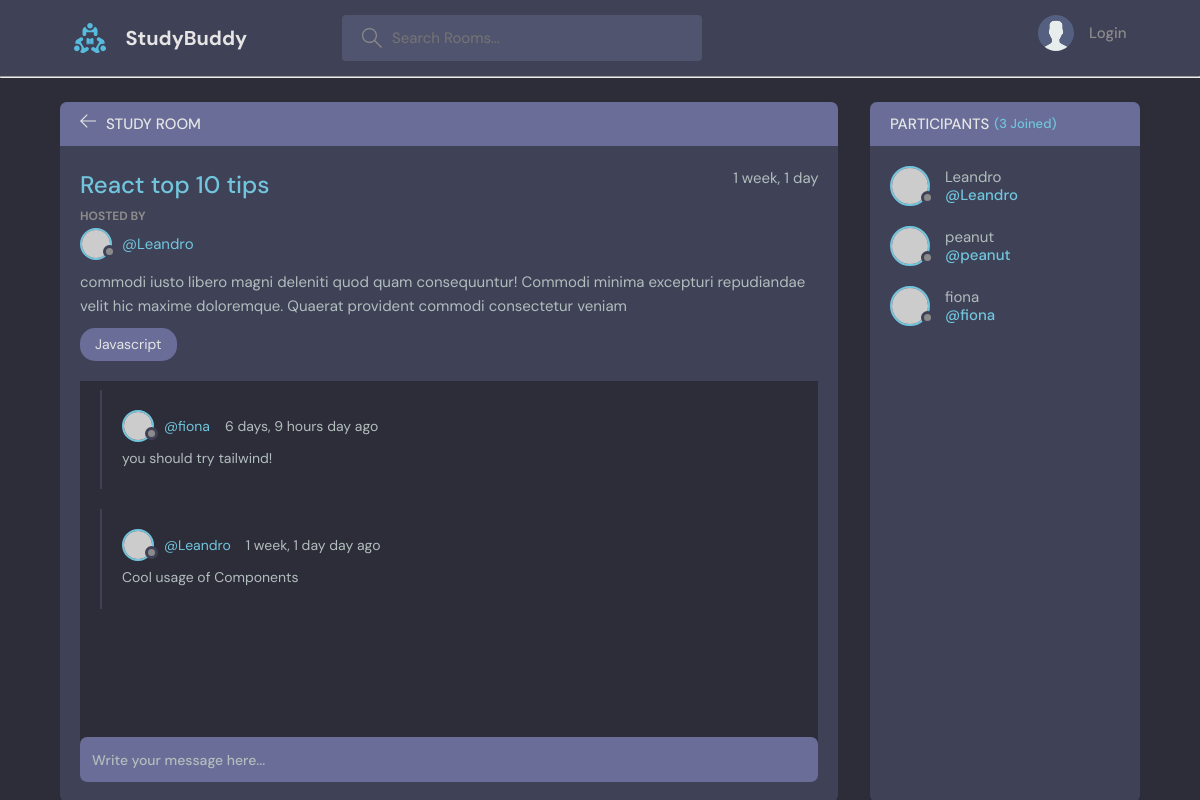
Page /room/2/ on the committed database.
### base/models.py (models this page shows, shortened)
class Room(models.Model):
    host = models.ForeignKey(User , on_delete=models.SET_NULL , null=True)
    topic = models.ForeignKey(Topic , on_delete=models.SET_NULL , null=True) # When the topic is deleted room will remain
    name = models.CharField(max_length=200)
    description = models.TextField(null=True ,blank=True, max_length=200) # Null meaning it can be blank
    participants = models.ManyToManyField(User , related_name="participants" , blank=True)
    updated = models.DateTimeField(auto_now=True) #Automatic DateTimeField | Everytime we save
    created = models.DateTimeField(auto_now_add=True) #When we first save
    class Meta:
        ordering = ['-updated', '-created'] # if with "-" it will be reversed

class Topic(models.Model):
    name = models.CharField(max_length=200)
    def __str__(self):
        return self.name

class Message(models.Model):
    user = models.ForeignKey(User , on_delete=models.CASCADE) # A message only has one user
    room = models.ForeignKey(Room , on_delete=models.CASCADE) # CASCADE Means if room is deleted the Message will also be deleted
    body = models.TextField(max_length=250)
    updated = models.DateTimeField(auto_now=True) #Automatic DateTimeField | Everytime we save
    created = models.DateTimeField(auto_now_add=True) #When we first save
    class Meta:
        ordering = ['-updated', '-created'] # if with "-" it will be reversed

### base/views.py (the view, shortened to what this page needs)
# urls.py: path('room/<str:pk>/' , views.room , name="room"),
def room(request , pk):
    room = Room.objects.get(id=pk)
    room_messages = room.message_set.all() # give all message to the room above
    participants = room.participants.all()
    context = {'room': room, 'room_messages': room_messages, 'participants': participants}
    return render(request , 'base/room.html' , context )

### base/templates/base/room.html (shortened to what this page needs)
{% extends 'main.html' %}
{% block content %}
<main class="profile-page layout layout--2">
  <div class="container">
    <div class="room">
      <div class="room__top">
        <div class="room__topLeft">
          <a href="{% url 'home' %}">
            <svg version="1.1" xmlns="http://www.w3.org/2000/svg" width="32" height="32" viewBox="0 0 32 32">
              <title>arrow-left</title>
              <path
                d="M13.723 2.286l-13.723 13.714 13.719 13.714 1.616-1.611-10.96-10.96h27.625v-2.286h-27.625l10.965-10.965-1.616-1.607z">
              </path>
            </svg>
          </a>
          <h3>Study Room</h3>
        </div>
      </div>
      <div class="room__box scroll">
        <div class="room__header scroll">
          <div class="room__info">
            <h3>{{room.name}}</h3>
            <span>{{room.created|timesince}}</span>
          </div>
          <div class="room__hosted">
            <p>Hosted By</p>
            <a href="{% url 'profile' room.host.id %}" class="room__author">
              <div class="avatar avatar--small">
                <img src="https://randomuser.me/api/portraits/men/37.jpg" />
              </div>
              <span>@{{room.host.username}}</span>
            </a>
          </div>
          <div class="room__details">
            {{room.description}}
          </div>
          <span class="room__topics">{{room.topic}}</span>
        </div>
        <div class="room__conversation">
          <div class="threads scroll">
            {% for message in room_messages %}
            <div class="thread">
              <div class="thread__top">
                <div class="thread__author">
                  <a href="{% url 'profile' message.user.id %}" class="thread__authorInfo">
                    <div class="avatar avatar--small">
                      <img src="https://randomuser.me/api/portraits/men/37.jpg" />
                    </div>
                    <span>@{{message.user.username}}</span>
                  </a>
                  <span class="thread__date">{{message.created|timesince}} day ago</span>
                </div>
              </div>
              <div class="thread__details">
              {{message.body}}
              </div>
            </div>
            {% endfor %}
          </div>
        </div>
      </div>
      <div class="room__message">
        <form action="#" method="POST">
          <input name="body" placeholder="Write your message here..." /></form>
      </div>
    </div>
    <div class="participants">
      <h3 class="participants__top">Participants <span>({{participants.count}} Joined)</span></h3>
      <div class="participants__list scroll">
        {% for user in participants %}
        <a href="{% url 'profile' user.id %}" class="participant">
          <div class="avatar avatar--medium">
            <img src="https://randomuser.me/api/portraits/men/37.jpg" />
          </div>
          <p>
            {{user.username}}
            <span>@{{user.username}}</span>
          </p>
        </a>
        {% endfor %}
      </div>
    </div>
  </div>
</main>
{% endblock %}

### rows in the picture
Room: name "React top 10 tips", created "1 week, 1 day", host.username "Leandro", description "commodi iusto libero magni deleniti quod quam consequuntur! Commodi minima excepturi repudiandae velit hic maxime doloremque. Quaerat provident commodi consectetur veniam", topic "Javascript"
Message: user.username "fiona", created "6 days, 9 hours", body "you should try tailwind!"
Message: user.username "Leandro", created "1 week, 1 day", body "Cool usage of Components"

### other values in the picture
{{ participants.count }} "3"
{{ user.username }} "Leandro"
{{ user.username }} "peanut"
{{ user.username }} "fiona"
